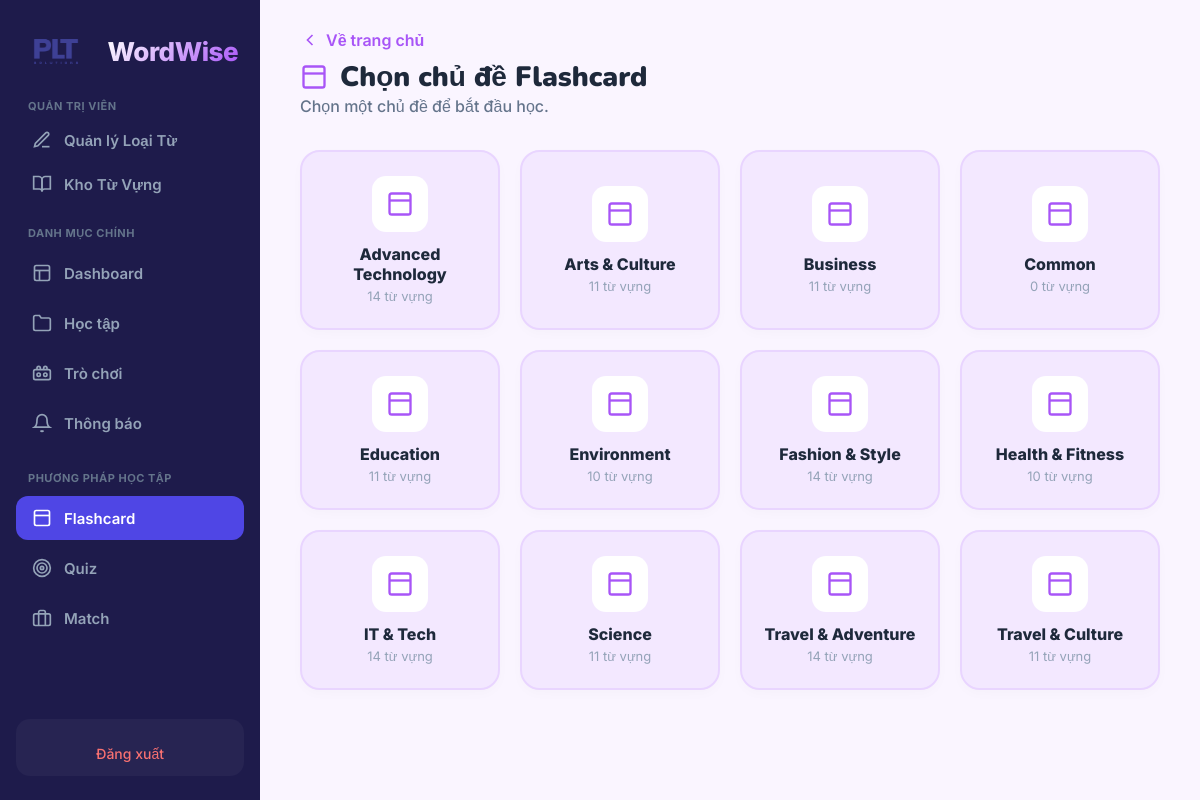
The app's page /select_topic.php?type=flashcard (signed in) with its own data.
### tables this page shows
CREATE TABLE `typeword` (
  `id` int(11) NOT NULL,
  `name` varchar(100) NOT NULL,
  `description` varchar(255) DEFAULT NULL,
  `color_theme` varchar(30) DEFAULT 'purple',
  `image` varchar(255) DEFAULT NULL
);

### database.php (called while the page is built, shortened)
<?php
class Database
{
    private $host = "localhost";
    private $username = "root";
    private $password = "";
    private $dbname = "wordwise_db";
    public $conn;
  public function __construct()
    {
        try {
            $this->conn = new mysqli($this->host, $this->username, $this->password, $this->dbname);
            $this->conn->set_charset("utf8mb4");
        } catch (mysqli_sql_exception $e) {
            die("Lỗi kết nối cơ sở dữ liệu: Vui lòng thử lại sau.");
        }
    }
    private function getTypes($params)
    {
        $types = "";
        foreach ($params as $p) {
            if (is_int($p)) $types .= 'i';
            else if (is_float($p)) $types .= 'd';
            else $types .= 's';
        }
        return $types;
    }
    public function select($sql, $params = [])
    {
        $stmt = $this->conn->prepare($sql);
        if (!empty($params)) {
            $types = $this->getTypes($params);
            $stmt->bind_param($types, ...$params);
        }
        $stmt->execute();
        $results = $stmt->get_result();
        $data = $results ? $results->fetch_all(MYSQLI_ASSOC) : [];
        return $data;
    }
}
?>

### select_topic.php (the view, shortened to what this page needs)
<?php
require_once 'database.php';
$db = new Database();
$type = $_GET['type'] ?? 'flashcard';
$topics = $db->select("SELECT id, name, image, color_theme FROM typeword ORDER BY name ASC");
?>
<!DOCTYPE html>
<html lang="vi">
<head>
    <link rel="stylesheet" href="public/css/style.css">
</head>
<body class="app-layout">
    <?php include 'sidebar.php'; ?>
    <main class="main-content">
        <a href="dashboard.php" class="back-link">
            <svg width="20" height="20" viewBox="0 0 24 24" fill="none" stroke="currentColor" stroke-width="2"><polyline points="15 18 9 12 15 6"/></svg>
            Về trang chủ
        </a>
        <div class="page-header">
            <div>
                <h1>
                    <?php if ($type === 'flashcard'): ?>
                        <svg width="28" height="28" viewBox="0 0 24 24" fill="none" stroke="currentColor" stroke-width="2"><rect x="3" y="3" width="18" height="18" rx="2"/><line x1="3" y1="9" x2="21" y2="9"/></svg>
                        Chọn chủ đề Flashcard
                    <?php elseif ($type === 'quiz'): ?>
                        <svg width="28" height="28" viewBox="0 0 24 24" fill="none" stroke="currentColor" stroke-width="2"><circle cx="12" cy="12" r="10"/><circle cx="12" cy="12" r="6"/><circle cx="12" cy="12" r="2"/></svg>
                        Chọn chủ đề Quiz
                    <?php else: ?>
                        <svg width="28" height="28" viewBox="0 0 24 24" fill="none" stroke="currentColor" stroke-width="2"><rect x="2" y="7" width="20" height="14" rx="2"/><path d="M16 21V5a2 2 0 0 0-2-2h-4a2 2 0 0 0-2 2v16"/></svg>
                        Chọn chủ đề Match
                    <?php endif; ?>
                </h1>
                <p>Chọn một chủ đề để bắt đầu học.</p>
            </div>
        </div>
        <?php if (empty($topics)): ?>
            <div class="empty-state">
                <svg width="80" height="80" viewBox="0 0 24 24" fill="none" stroke="#cbd5e1" stroke-width="1.5"><path d="M2 3h6a4 4 0 0 1 4 4v14a3 3 0 0 0-3-3H2z"/><path d="M22 3h-6a4 4 0 0 0-4 4v14a3 3 0 0 1 3-3h7z"/></svg>
                <p style="font-size:18px; font-weight:600; color:#64748b;">Chưa có chủ đề nào</p>
            </div>
        <?php else: ?>
            <form method="POST" id="topicForm">
                <div class="topic-grid">
                    <?php foreach ($topics as $topic):
                        $count = $db->select("SELECT COUNT(*) as total FROM vocabulary WHERE typeword_id = ?", [$topic['id']]);
                        $wordCount = $count[0]['total'] ?? 0;
                    ?>
                        <button type="submit" name="topic_id" value="<?= $topic['id'] ?>" class="topic-card" onclick="return confirm('Bạn có chắc muốn chọn chủ đề \'<?= htmlspecialchars($topic['name']) ?>\'?')">
                            <?php if (!empty($topic['image'])): ?>
                                <img src="<?= htmlspecialchars($topic['image']) ?>" alt="<?= htmlspecialchars($topic['name']) ?>" class="topic-image">
                            <?php else: ?>
                                <div class="card-icon">
                                    <svg width="28" height="28" viewBox="0 0 24 24" fill="none" stroke="currentColor" stroke-width="2">
                                        <?php if ($type === 'flashcard'): ?>
                                            <rect x="3" y="3" width="18" height="18" rx="2"/><line x1="3" y1="9" x2="21" y2="9"/>
                                        <?php elseif ($type === 'quiz'): ?>
                                            <circle cx="12" cy="12" r="10"/><circle cx="12" cy="12" r="6"/><circle cx="12" cy="12" r="2"/>
                                        <?php else: ?>
                                            <rect x="2" y="7" width="20" height="14" rx="2"/><path d="M16 21V5a2 2 0 0 0-2-2h-4a2 2 0 0 0-2 2v16"/>
                                        <?php endif; ?>
                                    </svg>
                                </div>
                            <?php endif; ?>
                            <div class="name"><?= htmlspecialchars($topic['name']) ?></div>
                            <div class="count"><?= $wordCount ?> từ vựng</div>
                        </button>
                    <?php endforeach; ?>
                </div>
            </form>
        <?php endif; ?>
    </main>
</body>
</html>

### public/css/style.css (style rules this page uses)
* { margin: 0; padding: 0; box-sizing: border-box; font-family: 'Inter', sans-serif; }
body { background-color: #f4f6fc; color: #1e1b4b; }
.app-layout { display: flex; min-height: 100vh; }
.main-content { margin-left: 260px; flex: 1; padding: 40px 48px; display: flex; flex-direction: column; min-width: 0; }

### records on screen
typeword: name "Advanced Technology", wordCount "14"
typeword: name "Arts & Culture", wordCount "11"
typeword: name "Business", wordCount "11"
typeword: name "Common", wordCount "0"
typeword: name "Education", wordCount "11"
typeword: name "Environment", wordCount "10"
typeword: name "Fashion & Style", wordCount "14"
typeword: name "Health & Fitness", wordCount "10"
typeword: name "IT & Tech", wordCount "14"
typeword: name "Science", wordCount "11"
typeword: name "Travel & Adventure", wordCount "14"
typeword: name "Travel & Culture", wordCount "11"
